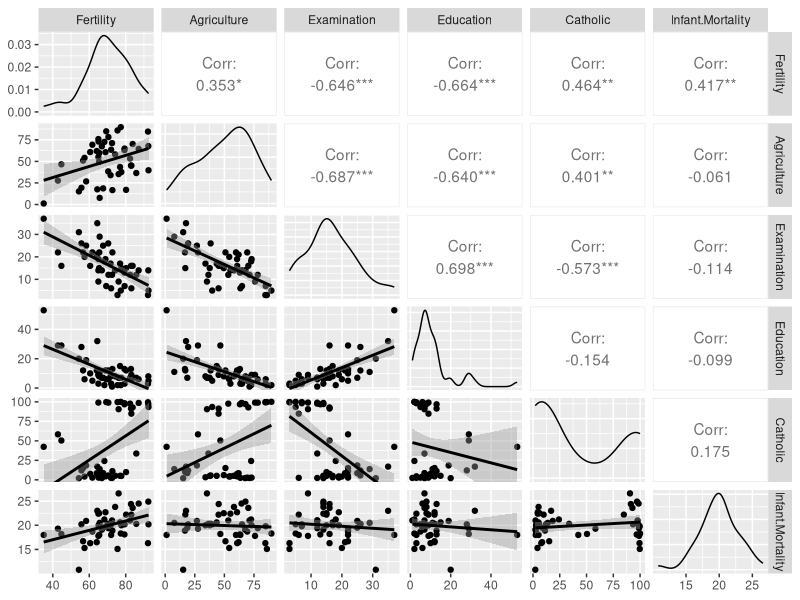
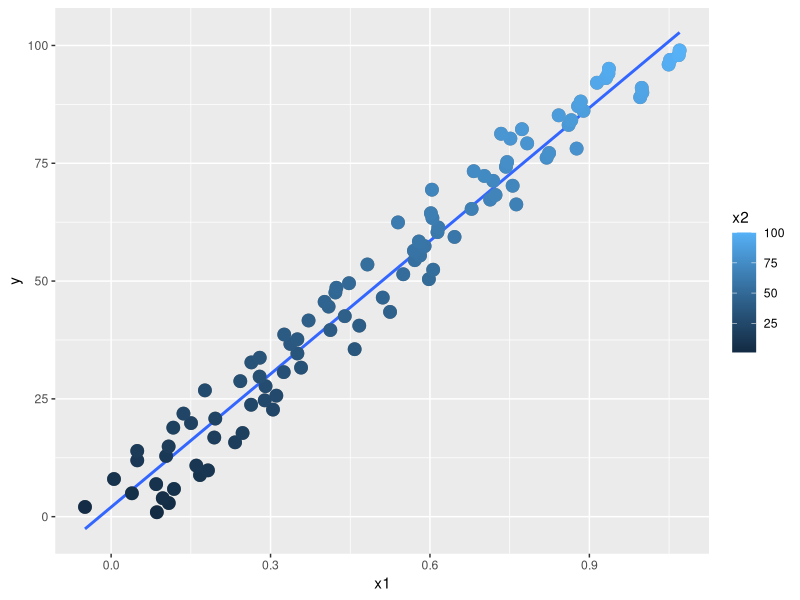
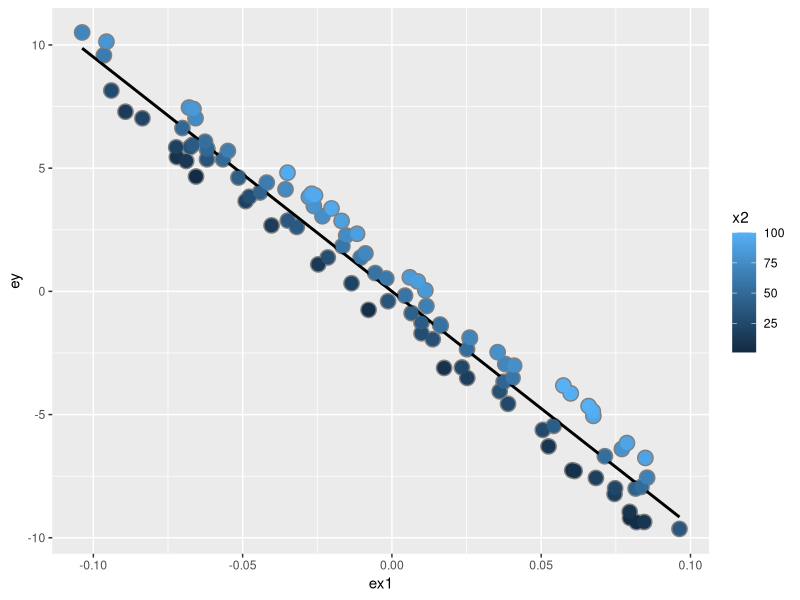
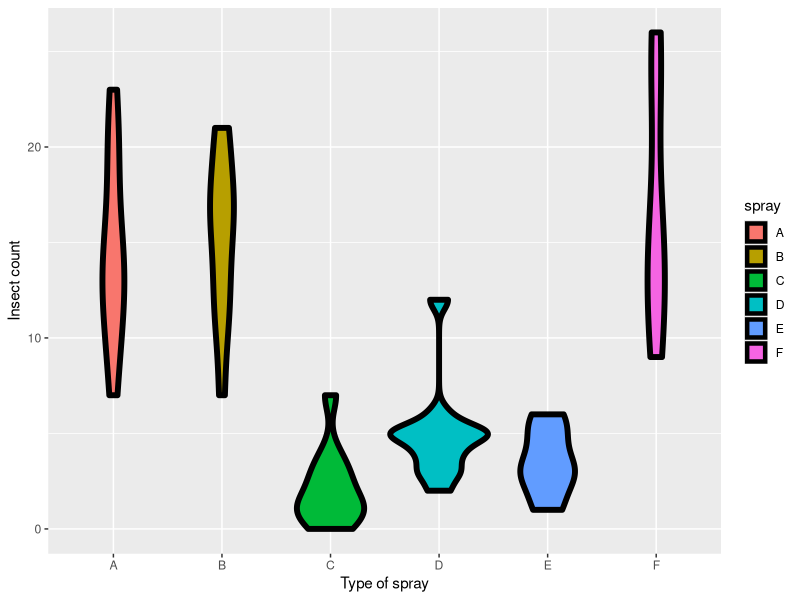
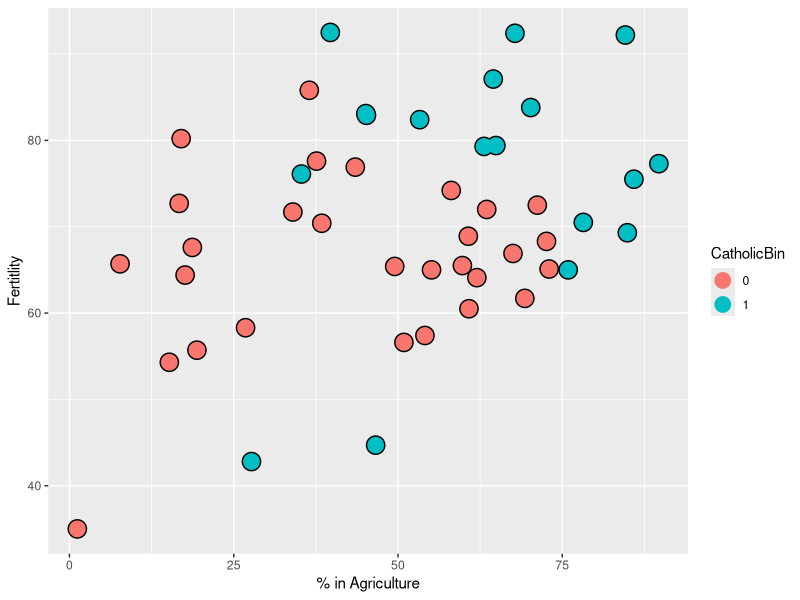
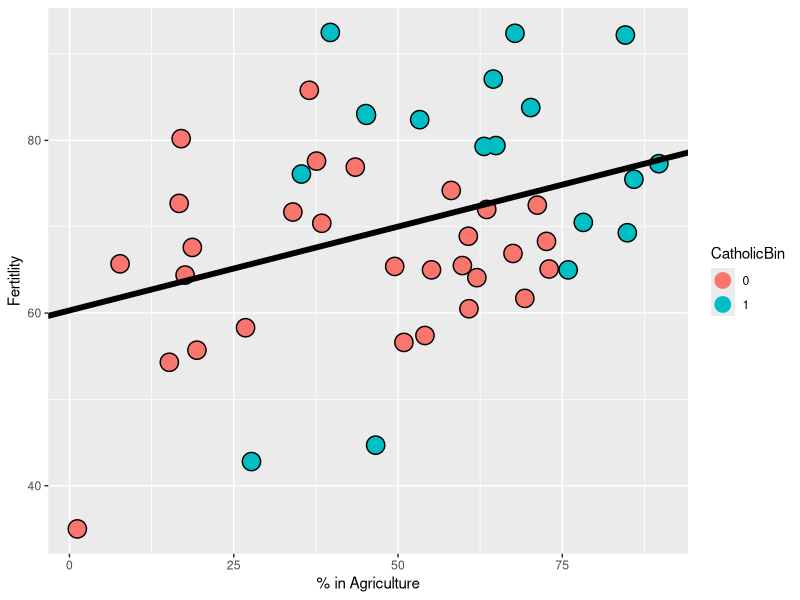
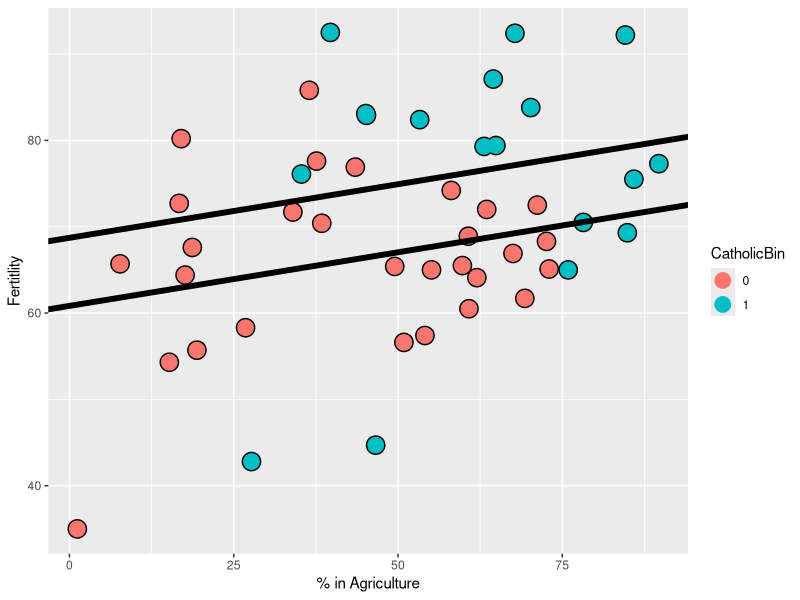
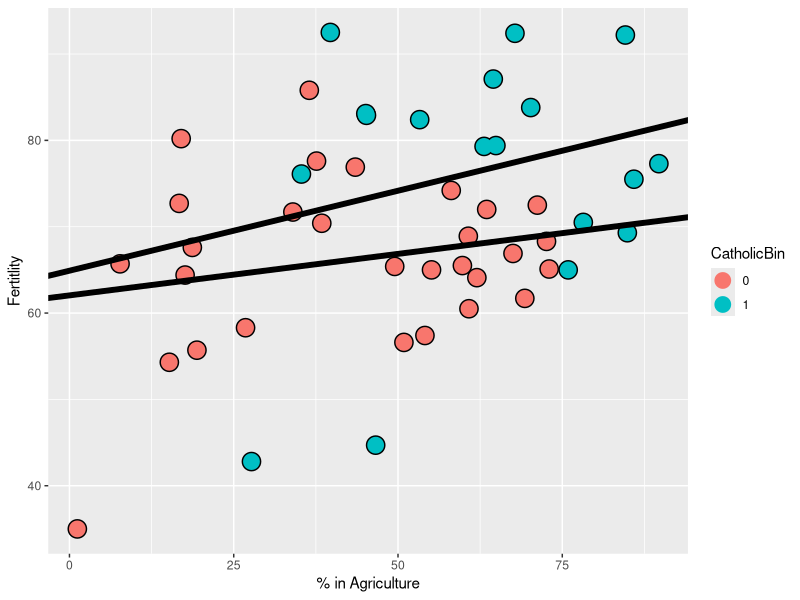

The R script that drew these images, in order:
## ---- chunk 1
n<-100
x <- rnorm(100)
x2 <- rnorm(100)
x3 <- rnorm(100)
y <- 1 + x +x2 +x3 + rnorm(n,sd=0.1)
ey <- resid(lm(y~x2+x3))
ex <- resid(lm(x~x2+x3))
sum(ey*ex)/sum(ex^2)
coef(lm(y~x+x2+x3))
## ---- chunk 2
library(datasets)
data("swiss")
library(GGally)
library(ggplot2)

g <- ggpairs(swiss,lower = list(continuous="smooth"))
g
## ---- chunk 3
summary(lm(Fertility~.,data=swiss))$coefficients
summary(lm(Fertility~Agriculture,data=swiss))$coefficients
## ---- chunk 4
n = 100; x2 <- 1 : n; x1 = .01 * x2 + runif(n, -.1, .1); 
y = -x1 + x2 + rnorm(n, sd = .01)
summary(lm(y ~ x1))$coef
summary(lm(y ~ x1+x2))$coef
## ---- chunk 5
dat <- data.frame(y=y,x1=x1,x2=x2,ey=resid(lm(y~x1)),ex1=resid(lm(x1~x2)))
g <- ggplot(data=dat,aes(y=y,x=x1,colour=x2))
g <- g + geom_point(size=4,colour="grey50") + geom_smooth(method = lm, se=FALSE) +
  geom_point(size=4)
g
## ---- chunk 6
g2 <- ggplot(dat,aes(y=ey,x=ex1,colour=x2))
g2 <- g2 + geom_point(colour="grey50",size=5)+ geom_smooth(method = lm, se=FALSE,colour="black") + 
  geom_point(size=4)
g2
## ---- chunk 7
require(datasets);data("InsectSprays");require(stats);require(ggplot2)
g <- ggplot(data=InsectSprays,aes(x=spray,y=count,fill=spray))
g <- g +geom_violin(colour="black",size=2)
g <- g + xlab("Type of spray") + ylab("Insect count")
g
## ---- chunk 8
summary(lm(count~.,data=InsectSprays))$coeff
## ---- chunk 9
summary(lm(count~.-1,data=InsectSprays))$coeff

## ---- chunk 10
spray2 <- relevel(InsectSprays$spray,"C")
summary(lm(count~spray2,data=InsectSprays))$coeff
## ---- chunk 11
library(datasets);data(swiss)
head(swiss)
## ---- chunk 12
library(dplyr)
swiss <- mutate(swiss,CatholicBin=factor(1*(Catholic>50)))

## ---- chunk 13
g <- ggplot(swiss,aes(x=Agriculture,y=Fertility,colour=CatholicBin))
g <- g +geom_point(size=6,colour="black")+ geom_point(size=5)
g <- g + xlab("% in Agriculture") + ylab("Fertitlity")
g
## ---- chunk 14
fit <- lm(Fertility ~Agriculture,data=swiss)
g1 <- g
g1 <- g1 +geom_abline(intercept = coef(fit)[1],slope=coef(fit)[2],size=2)
g1
## ---- chunk 15
fit <- lm(Fertility ~Agriculture+ CatholicBin,data=swiss)
g1 <- g
g1 <- g1 +geom_abline(intercept = coef(fit)[1],slope=coef(fit)[2],size=2)
g1 <- g1 +geom_abline(intercept = coef(fit)[1] +coef(fit)[3],slope=coef(fit)[2],size=2)
g1
## ---- chunk 16
fit <- lm(Fertility ~Agriculture * CatholicBin,data=swiss)
g1 <- g
g1 <- g1 +geom_abline(intercept = coef(fit)[1],slope=coef(fit)[2],size=2)
g1 <- g1 +geom_abline(intercept = coef(fit)[1] +coef(fit)[3],
                      slope=coef(fit)[2]+coef(fit)[4],size=2)
g1

## ---- chunk 17
library(ggplot2)
n <- 100; t <- rep(c(0, 1), c(n/2, n/2)); x <- c(runif(n/2), runif(n/2));
beta0 <- 0; beta1 <- 2; tau <- 1; sigma <- .2
y <- beta0 + x * beta1 + t * tau + rnorm(n, sd = sigma)
col <- factor(rep(c("type1","type2"),each=n/2))
dat <- data.frame(x=x,y=y,type=col)
plot(x, y, type = "n", frame = FALSE)
abline(lm(y ~ x), lwd = 2)
abline(h = mean(y[1 : (n/2)]), lwd = 3)
abline(h = mean(y[(n/2 + 1) : n]), lwd = 3)
fit <- lm(y ~ x + t)
abline(coef(fit)[1], coef(fit)[2], lwd = 3)
abline(coef(fit)[1] + coef(fit)[3], coef(fit)[2], lwd = 3)
points(x, y, pch = 21, col = "black", bg = "lightblue", cex = 2)
## ---- chunk 18
fit <- lm(y ~ x)
g <- ggplot(data=dat,aes(y=y,x=x,colour=type))
g <- g + geom_point(size=5,colour="black")+geom_point(size=4)
g <- g + geom_abline(intercept = coef(fit)[1],slope =coef(fit)[2],size=1.5)
g <- g + geom_hline(yintercept = mean(y[1 : (n/2)]),size=1.5)
g <- g + geom_hline(yintercept = mean(y[(n/2 +1):n]),size=1.5)
fit2 <- lm(y~x+t)
g <- g + geom_abline(intercept = coef(fit2)[1],slope=coef(fit2)[2],
                     size=1.2)
g <- g + geom_abline(intercept = coef(fit2)[1] + coef(fit2)[3],
                     slope=coef(fit2)[2],size=1.2)
g
## ---- chunk 19
data("swiss");
par(mfrow=c(2,2))
fit <- lm(Fertility ~.,data=swiss);
plot(fit)
## ---- chunk 20
library(ggplot2)
n <- 100;x <- c(10,rnorm(n));y<-c(10,rnorm(n))
g <- ggplot(data=data.frame(x=x,y=y),aes(x=x,y=y))
g + geom_point(colour="black",size=3) +
  geom_point(colour="lightblue",size=2,alpha=0.6) +
  geom_smooth(method = "lm",se=FALSE,colour="black")
## ---- chunk 21
fit <- lm(y~x)
round(dfbetas(fit)[1:10,2],3)
## ---- chunk 22
round(hatvalues(fit)[1:10],3)
## ---- chunk 23
library(car)
data("swiss")
fit <- lm(Fertility~.,data=swiss)
vif(fit)
sqrt(vif(fit))
## ---- chunk 24
fit1 <- lm(Fertility~Agriculture,data=swiss)
fit3 <- update(fit,Fertility~Agriculture+Examination+Education)
fit5 <- update(fit,Fertility~Agriculture+Examination+Education+Catholic+Infant.Mortality)
anova(fit1,fit3,fit5)
## ---- chunk 25
data("mtcars")
mtcars$cyl <- factor(mtcars$cyl)
fit <- lm(mpg~ cyl + wt,data=mtcars)
fit
## ---- chunk 26
data("mtcars")
mtcars$cyl <- factor(mtcars$cyl)
fit1 <- lm(mpg~ cyl + wt,data=mtcars)
fit1

fit2 <- lm(mpg ~ cyl,data=mtcars)
fit2
## ---- chunk 27
data("mtcars")
mtcars$cyl <- factor(mtcars$cyl)
fit1 <- lm(mpg~ cyl + wt,data=mtcars)
summary(fit1)

fit2 <- lm(mpg ~ cyl * wt,data=mtcars)
summary(fit2)
## ---- chunk 28
lm(mpg ~ I(wt * 0.5) + factor(cyl), data = mtcars)

## ---- chunk 29
x <- c(0.586, 0.166, -0.042, -0.614, 11.72)
y <- c(0.549, -0.026, -0.127, -0.751, 1.344)
fit <- lm(y~x)
max(influence(fit)$hat)
## ---- chunk 30
x <- c(0.586, 0.166, -0.042, -0.614, 11.72)
y <- c(0.549, -0.026, -0.127, -0.751, 1.344)
fit <- lm(y~x)
influence.measures(fit)

